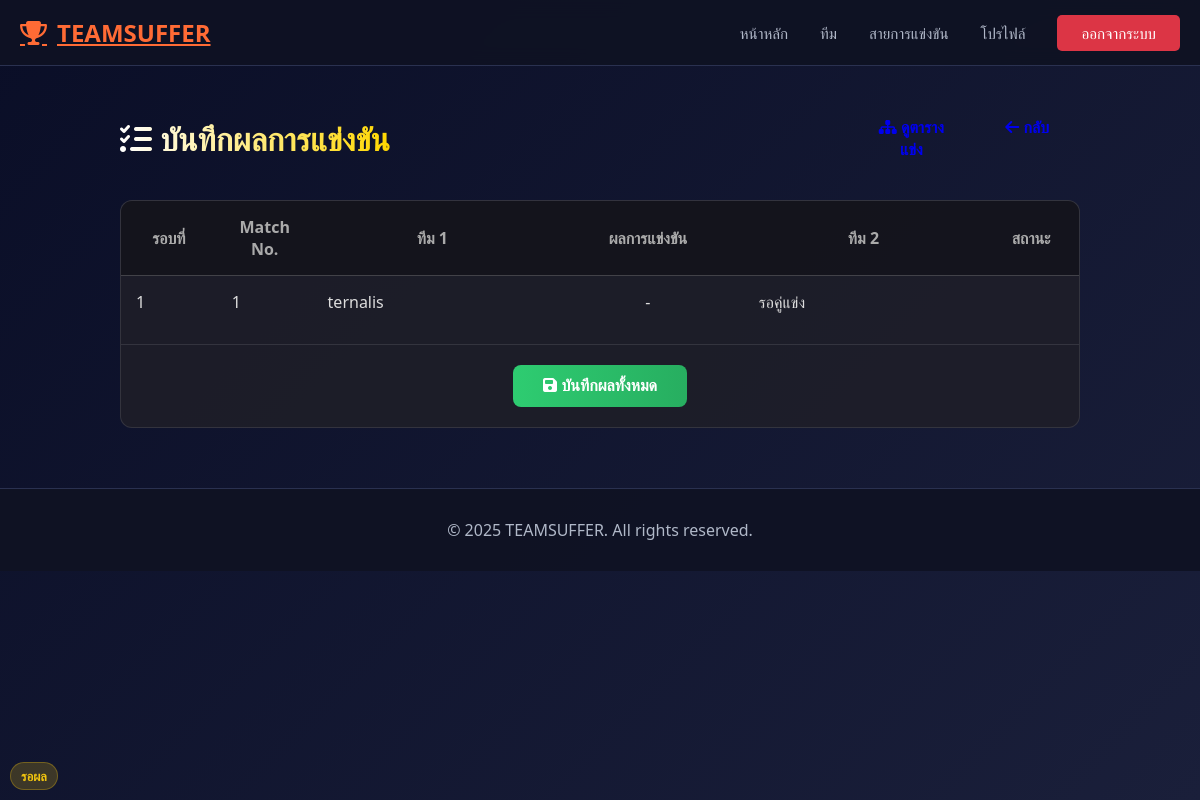
The page /tournaments/3/manage/ (signed in) on the database its author committed.
### tournaments/models.py (models this page shows, shortened)
class Match(models.Model):
    tournament = models.ForeignKey(
        Tournament,
        on_delete=models.CASCADE,
        related_name='matches'
    )
    round_no = models.IntegerField()   # รอบที่เท่าไหร่ เช่น รอบแรก, รอบสอง
    match_no = models.IntegerField()   # ลำดับแมตช์ในรอบนั้น
    team1 = models.ForeignKey(
        Team,
        on_delete=models.CASCADE,
        related_name='matches_as_team1',
        null=True, blank=True
    )
    team2 = models.ForeignKey(
        Team,
        on_delete=models.CASCADE,
        related_name='matches_as_team2',
        null=True, blank=True
    )
    scheduled_at = models.DateTimeField()
    status = models.CharField(
        max_length=20,
        default='scheduled'
    )

### teams/models.py (models this page shows, shortened)
class Team(models.Model):
    name = models.CharField(max_length=100)
    description = models.TextField(blank=True)
    logo = models.ImageField(upload_to='teams/logos/', blank=True, null=True)
    logo_url = models.URLField(blank=True)
    join_code = models.CharField(max_length=32, blank=True, null=True)
    created_by = models.ForeignKey(
        settings.AUTH_USER_MODEL,        # ใช้ User ของ Django
        on_delete=models.CASCADE,        # ถ้าลบ user นี้ ทีมที่สร้างโดย user นี้จะถูกลบด้วย
        related_name='teams_created'     # ใช้เข้าถึงจาก user.teams_created
    )
    STATUS_CHOICES = [
        ('active', 'Active'),
        ('disbanded', 'Disbanded'),
        ('pending', 'Pending'),
    ]
    status = models.CharField(
        max_length=20,
        choices=STATUS_CHOICES,
        default='active',
    )
    game = models.ForeignKey(
        'tournaments.Game',
        on_delete=models.SET_NULL,
        null=True,
        blank=True,
        related_name='teams'
    )
    created_at = models.DateTimeField(auto_now_add=True)  # เซ็ตตอนสร้างครั้งแรก
    updated_at = models.DateTimeField(auto_now=True)      # อัปเดตทุกครั้งที่ save()

### tournaments/views.py (the view, shortened to what this page needs)
# urls.py: path('tournaments/<int:pk>/manage/', tournaments_views.manage_matches_view, name='manage_matches'),
@login_required
def manage_matches_view(request, pk):
    tournament = get_object_or_404(Tournament, pk=pk)
    if not is_tournament_admin(request.user, tournament):
        messages.error(request, "คุณไม่มีสิทธิ์จัดการผลการแข่งขันนี้")
        return redirect('tournament_detail', pk=pk)
    matches = Match.objects.filter(tournament=tournament).order_by('round_no', 'match_no').select_related('team1', 'team2', 'result')
    return render(request, 'tournaments/manage_matches.html', {'tournament': tournament, 'matches': matches})

### tournaments/views.py (called while the page is built)
def is_tournament_admin(user, tournament=None):
    if not user.is_authenticated:
        return False
    if user.is_superuser or user.is_staff:
        return True
    if hasattr(user, 'profile') and user.profile.role == 'tournament_admin':
        return True
    if tournament and tournament.created_by_id == user.id:
        return True
    return False

### templates/tournaments/manage_matches.html (shortened to what this page needs)
{% extends 'base.html' %}
{% load static %}
{% block content %}
<div class="admin-page-container">
    <div class="admin-header">
        <h2><i class="fas fa-tasks"></i> บันทึกผลการแข่งขัน</h2>
        <div style="display: flex; gap: 10px;">
            <a href="{% url 'tournament_bracket' tournament.pk %}" class="btn btn-secondary">
                <i class="fas fa-sitemap"></i> ดูตารางแข่ง
            </a>
            <a href="{% url 'tournament_detail' tournament.pk %}" class="btn btn-outline-light">
                <i class="fas fa-arrow-left"></i> กลับ
            </a>
        </div>
    </div>
    <div class="match-admin-card">
        {% if matches %}
        <form method="post" action="">
            <div class="table-responsive">
                <table class="table-custom">
                    <thead>
                        <tr>
                            <th width="10%">รอบที่</th>
                            <th width="10%">Match No.</th>
                            <th class="text-end">ทีม 1</th>
                            <th width="20%">ผลการแข่งขัน</th>
                            <th class="text-start">ทีม 2</th>
                            <th width="15%">สถานะ</th>
                        </tr>
                    </thead>
                    <tbody>
                        {% for match in matches %}
                        <tr style="{% if match.status == 'finished' %}background: rgba(46, 204, 113, 0.05);{% endif %}">
                            <td class="text-center">{{ match.round_no }}</td>
                            <td class="text-center">{{ match.match_no }}</td>
                            <td class="text-end team-name-col">
                                {% if match.team1 %}
                                <span
                                    style="{% if match.result.winner_team == match.team1 %}color: #2ecc71; text-shadow: 0 0 10px rgba(46, 204, 113, 0.3);{% endif %}">
                                    {{ match.team1.name }}
                                </span>
                                {% else %}
                                <span class="text-muted fst-italic">รอคู่แข่ง</span>
                                {% endif %}
                            </td>
                            <td>
                                <div class="team-input-group">
                                    {% if match.team1 and match.team2 %}
                                    <input type="number" name="score_{{ match.id }}_team1"
                                        value="{{ match.result.team1_score|default:0 }}" class="score-input" min="0">
                                    <span style="font-weight: bold; color: #666;">:</span>
                                    <input type="number" name="score_{{ match.id }}_team2"
                                        value="{{ match.result.team2_score|default:0 }}" class="score-input" min="0">
                                    {% else %}
                                    <span class="text-muted">-</span>
                                    {% endif %}
                                </div>
                            </td>
                            <td class="text-start team-name-col">
                                {% if match.team2 %}
                                <span
                                    style="{% if match.result.winner_team == match.team2 %}color: #2ecc71; text-shadow: 0 0 10px rgba(46, 204, 113, 0.3);{% endif %}">
                                    {% if match.result.winner_team == match.team2 %}<i
                                        class="fas fa-check-circle me-1"></i>{% endif %}
                                    {{ match.team2.name }}
                                </span>
                                {% else %}
                                <span class="text-muted fst-italic">รอคู่แข่ง</span>
                                {% endif %}
                            </td>
                            <td class="text-center">
                                {% if match.result %}
                                <span class="status-badge status-finished">จบแล้ว</span>
                                {% else %}
                                <span class="status-badge status-scheduled">รอผล</span>
                                {% endif %}
                            </td>
                        </tr>
                        {% endfor %}
                    </tbody>
                </table>
            </div>
            <div style="padding: 20px; text-align: center; border-top: 1px solid rgba(255,255,255,0.1);">
                <button type="submit" class="btn-save-all">
                    <i class="fas fa-save me-2"></i> บันทึกผลทั้งหมด
                </button>
            </div>
        </form>
        {% endif %}
    </div>
</div>
{% endblock %}

### static/css/style.css (style rules this page uses)
:root { --primary-color: #ff6b35; --secondary-color: #004e89; --dark-bg: #0a0e27; --card-bg: #1a1f3a; --text-primary: #ffffff; --text-secondary: #b0b8c8; --border-color: #2a3150; }
*, *::before, *::after { margin: 0; padding: 0; box-sizing: border-box; }
html, body { overflow-x: hidden; max-width: 100vw; width: 100%; }
body { background: linear-gradient(135deg, #0a0e27 0%, #1a1f3a 100%); color: var(--text-primary); font-family: 'Segoe UI', Tahoma, Geneva, Verdana, sans-serif; min-height: 100vh; }
.status-badge { position: absolute; bottom: 10px; left: 10px; padding: 6px 12px; border-radius: 5px; font-size: 0.8rem; font-weight: bold; text-transform: uppercase; }
.btn { display: inline-block; padding: 10px 20px; border-radius: 6px; text-decoration: none; font-weight: bold; transition: all 0.3s ease; cursor: pointer; border: none; text-align: center; width: 100%; }
.table-responsive { width: 100%; overflow-x: auto; -webkit-overflow-scrolling: touch; margin-bottom: 1rem; }

### templates/tournaments/manage_matches.html (style rules this page uses)
.admin-page-container { max-width: 1000px; margin: 40px auto; padding: 0 20px; }
.admin-header { display: flex; justify-content: space-between; align-items: center; margin-bottom: 30px; }
.admin-header h2 { font-size: 2rem; background: linear-gradient(to right, #fff, #ffd700); -webkit-background-clip: text; -webkit-text-fill-color: transparent; font-weight: 800; margin: 0; }
.match-admin-card { background: rgba(30, 30, 40, 0.9); border: 1px solid rgba(255, 255, 255, 0.1); border-radius: 12px; margin-bottom: 20px; overflow: hidden; }
.table-custom { width: 100%; border-collapse: collapse; color: #ddd; }
.table-custom th { background: rgba(0, 0, 0, 0.3); padding: 15px; text-align: center; font-weight: 600; color: #aaa; border-bottom: 1px solid rgba(255, 255, 255, 0.1); }
.table-custom td { padding: 15px; vertical-align: middle; border-bottom: 1px solid rgba(255, 255, 255, 0.05); }
.table-custom tr:last-child td { border-bottom: none; }
.team-input-group { display: flex; align-items: center; justify-content: center; gap: 10px; }
.team-name-col { font-weight: 500; width: 25%; }
.status-badge { display: inline-block; padding: 4px 10px; border-radius: 20px; font-size: 0.8rem; font-weight: bold; text-transform: uppercase; }
.status-scheduled { background: rgba(241, 196, 15, 0.2); color: #f1c40f; border: 1px solid rgba(241, 196, 15, 0.3); }
.btn-save-all { background: linear-gradient(90deg, #2ecc71 0%, #27ae60 100%); color: white; border: none; padding: 12px 30px; border-radius: 8px; font-weight: bold; font-size: 1rem; cursor: pointer; transition: transform 0.2s, box-shadow 0.2s; }

### rows shown on the page
Match: round_no "1", match_no "1", team1.name "ternalis", shows "รอคู่แข่ง"
